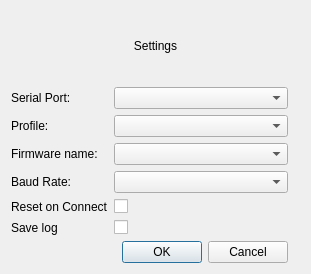
<?xml version="1.0" encoding="UTF-8"?>
<ui version="4.0">
 <class>ConnectSettingsDialog</class>
 <widget class="QDialog" name="ConnectSettingsDialog">
  <property name="geometry">
   <rect>
    <x>0</x>
    <y>0</y>
    <width>311</width>
    <height>274</height>
   </rect>
  </property>
  <property name="windowTitle">
   <string>Connect Settings</string>
  </property>
  <layout class="QGridLayout" name="gridLayout">
   <item row="1" column="1">
    <widget class="QComboBox" name="serialPortCB"/>
   </item>
   <item row="6" column="0">
    <widget class="QLabel" name="label_6">
     <property name="text">
      <string>Reset on Connect</string>
     </property>
    </widget>
   </item>
   <item row="6" column="1">
    <widget class="QCheckBox" name="resetCK">
     <property name="text">
      <string/>
     </property>
    </widget>
   </item>
   <item row="3" column="0">
    <widget class="QLabel" name="label_3">
     <property name="text">
      <string>Firmware name:</string>
     </property>
    </widget>
   </item>
   <item row="4" column="0">
    <widget class="QLabel" name="label_4">
     <property name="text">
      <string>Baud Rate:</string>
     </property>
    </widget>
   </item>
   <item row="4" column="1">
    <widget class="QComboBox" name="baudCB"/>
   </item>
   <item row="7" column="0">
    <widget class="QLabel" name="label_7">
     <property name="text">
      <string>Save log</string>
     </property>
    </widget>
   </item>
   <item row="3" column="1">
    <widget class="QComboBox" name="firmwareCB"/>
   </item>
   <item row="8" column="1">
    <widget class="QDialogButtonBox" name="buttonBox">
     <property name="orientation">
      <enum>Qt::Horizontal</enum>
     </property>
     <property name="standardButtons">
      <set>QDialogButtonBox::Cancel|QDialogButtonBox::Ok</set>
     </property>
    </widget>
   </item>
   <item row="7" column="1">
    <widget class="QCheckBox" name="saveLogCK">
     <property name="text">
      <string/>
     </property>
    </widget>
   </item>
   <item row="2" column="0">
    <widget class="QLabel" name="label_8">
     <property name="text">
      <string>Profile:</string>
     </property>
    </widget>
   </item>
   <item row="1" column="0">
    <widget class="QLabel" name="label_2">
     <property name="text">
      <string>Serial Port:</string>
     </property>
    </widget>
   </item>
   <item row="2" column="1">
    <widget class="QComboBox" name="profileCB"/>
   </item>
   <item row="0" column="0" colspan="4">
    <widget class="QLabel" name="label">
     <property name="text">
      <string>Settings</string>
     </property>
     <property name="alignment">
      <set>Qt::AlignCenter</set>
     </property>
    </widget>
   </item>
  </layout>
 </widget>
 <resources/>
 <connections>
  <connection>
   <sender>buttonBox</sender>
   <signal>accepted()</signal>
   <receiver>ConnectSettingsDialog</receiver>
   <slot>accept()</slot>
   <hints>
    <hint type="sourcelabel">
     <x>248</x>
     <y>254</y>
    </hint>
    <hint type="destinationlabel">
     <x>157</x>
     <y>274</y>
    </hint>
   </hints>
  </connection>
  <connection>
   <sender>buttonBox</sender>
   <signal>rejected()</signal>
   <receiver>ConnectSettingsDialog</receiver>
   <slot>reject()</slot>
   <hints>
    <hint type="sourcelabel">
     <x>316</x>
     <y>260</y>
    </hint>
    <hint type="destinationlabel">
     <x>286</x>
     <y>274</y>
    </hint>
   </hints>
  </connection>
 </connections>
</ui>
